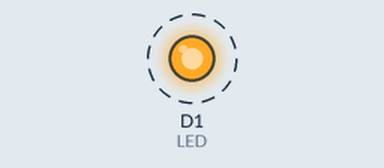
The sketch below on a simulated ESP8266 (NodeMCU). Parts: output pins drawn as LEDs (lit = HIGH). Dashed ring = blinking. What the sketch prints to the serial monitor is not drawn.

Above: at 0.5 s.
Timing chart, 0 to 4.6 s (numbered marks = the images above):
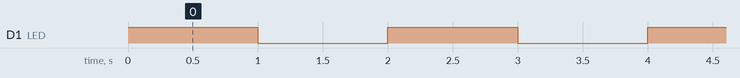

The sketch:

led_external.ino
```cpp
#define LED D1 // Led in NodeMCU at pin GPIO16 (D0).
int i = 0;

void setup() {
pinMode(LED, OUTPUT); // set the digital pin as output.
Serial.begin(115200);//Set the baudrate to 115200,same as the software settings
}

void loop() {
digitalWrite(LED, HIGH);
Serial.printf("on ... ", i);
delay(1000);

digitalWrite(LED, LOW);
Serial.printf("off %d\n", i++);
delay(1000);
}
```

Measured:
- by itself, D1 (LED): alternates HIGH for 1.0 s and LOW for 1.0 s
